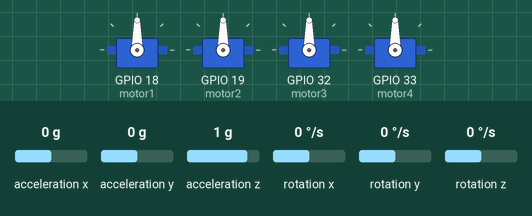
Bench run of a sketch on a simulated ESP32. On the bench: 4 × servo. Wiring (inferred from the names in the program): MPU-6050 motion sensor at I2C address 0x68. The inputs (shaded band) are chosen by the test bench; at power-on: acceleration x 0 g, acceleration y 0 g, acceleration z 1 g, rotation x 0 °/s, rotation y 0 °/s, rotation z 0 °/s. Nothing arrives over Bluetooth unless stated; what the sketch prints to the serial monitor is not drawn.

Above: at 0.1 s.
At 2.7 s:
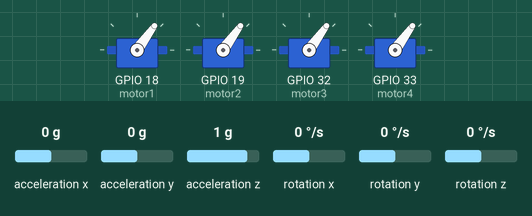
Timing chart, 0 to 4.2 s (numbered marks = the images above):
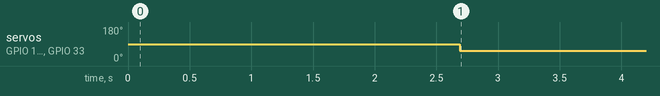

Measured:
- by itself, servo on GPIO 18 (motor1), servo on GPIO 19 (motor2), servo on GPIO 32 (motor3), servo on GPIO 33 (motor4): 90° → 54° at 2.7 s

The sketch:

CANSAT_CONTROL_BL_Kalman.ino
```cpp
#include <ESP32Servo.h>
#include <analogWrite.h>
#include <ESP32Tone.h>
#include <ESP32PWM.h>
#include <Wire.h> // I2C 통신에 필요한 헤더파일 (ESP32와 MPU6050 사이의 통신)
#include "BluetoothSerial.h" // 블루투스 통신에 필요한 헤더파일

#define MPU6050_ADDR 0x68
#define ACCEL_XOUT_H 0x3B
#define GYRO_XOUT_H 0x43
#define RAD_TO_DEG 57.2958

Servo motor1;
Servo motor2;
Servo motor3;
Servo motor4;

BluetoothSerial SerialBT;

int16_t AcX, AcY, AcZ;

int16_t GyX, GyY;
double dt, currentTime, previousTime;
double AngleX = 0, AngleY = 0;
double AngleX_ac, AngleY_ac;
double GyXrate, GyYrate;

// Kalman Filter Variables for X
double biasX = 0;
double P_X[2][2] = {{0,0},{0,0}};

// Kalman Filter Variables for Y
double biasY = 0;
double P_Y[2][2] = {{0,0},{0,0}};

double Q_angle = 0.001;
double Q_bias = 0.003;
double R_measure = 0.03;

void setup() {
  // put your setup code here, to run once:
  Serial.begin(9600);
  SerialBT.begin("CANSAT");//SerialBT.begin 함수 호출, 블루투스 디바이스 이름 Kocolabs Drone으로 설정

  Wire.begin(); // Wire.begin 함수 호출
  Wire.setClock(400000); // I2C 통신속도 설정 100000(standard) or 400000(fast)으로 설정가능

  Wire.beginTransmission(0x68); // 0x68번지 값을 갖는 MPU6050과 I2C 통신시작
  Wire.write(0x6b);
  Wire.write(0x0); // MPU6050을 깨움
  Wire.endTransmission(true); // 통신 종료

  // motor에 디지털 핀 할당
  motor1.attach(18);
  motor2.attach(19);
  motor3.attach(32);
  motor4.attach(33);
}

int start=0; //초기 start = 0으로 설정

double kalmanFilter(double newAngle, double newRate, double dt, double bias, double P[2][2]) {
  // Discrete Kalman filter time update equations
  double Angle = newAngle + dt * (newRate - bias);
  P[0][0] += dt * (dt*P[1][1] - P[0][1] - P[1][0] + Q_angle);
  P[0][1] -= dt * P[1][1];
  P[1][0] -= dt * P[1][1];
  P[1][1] += Q_bias * dt;

  // Measurement update equations
  double S = P[0][0] + R_measure; // Estimate error
  double K[2]; // Kalman gain
  K[0] = P[0][0] / S;
  K[1] = P[1][0] / S;

  double y = newAngle - Angle; // Angle difference

  // Calculate angle and bias
  Angle += K[0] * y;
  bias += K[1] * y;

  // Calculate estimation error covariance
  double P00_temp = P[0][0];
  double P01_temp = P[0][1];

  P[0][0] -= K[0] * P00_temp;
  P[0][1] -= K[0] * P01_temp;
  P[1][0] -= K[1] * P00_temp;
  P[1][1] -= K[1] * P01_temp;

  return Angle;
}

void loop() {
 unsigned long startMicros = micros();
 //가속도 센서 값 읽기
 Wire.beginTransmission(0x68);
 Wire.write(ACCEL_XOUT_H);
 Wire.endTransmission(false);
 Wire.requestFrom(MPU6050_ADDR, 6, true);
 int16_t AcX = Wire.read() << 8 | Wire.read();
 int16_t AcY = Wire.read() << 8 | Wire.read();
 int16_t AcZ = Wire.read() << 8 | Wire.read();


 //자이로 값 받아오기
 Wire.beginTransmission(0x68);
 Wire.write(0x43);
 Wire.endTransmission(false);
 Wire.requestFrom(0x68,6,true);//MPU6050의 0x43번지부터 시작하는 자이로센서 값이 저장됨. (순서대로 XH,XL,YH,YL,ZH,ZL)
 int16_t GyXH = Wire.read();
 int16_t GyXL = Wire.read();
 int16_t GyYH = Wire.read();
 int16_t GyYL = Wire.read(); // 순서대로 회전각속도(자이로 센서가 읽어내는 값)을 저장함.
 int16_t GyX = GyXH <<8 |GyXL;
 int16_t GyY = GyYH <<8 |GyYL; //ZH값을 상위 8비트에, ZL값을 하위 8비트에 넣어 GyZ값에 저장함.

  static int32_t GyXSum=0, GyYSum=0; //32비트 정적변수 선언 GyXSum 은 GyX값을 1000번 더해 저장할 변수
  static double GyXOff=0.0, GyYOff=0.0; // GyY의 평균값을  저장할 정적 실수 변수 GyXOff 선언
  static int cnt_sample=1000;
  if(cnt_sample>0) {
    GyXSum += GyX; GyYSum += GyY; //cnt_sample>0 일동안 자이로 값을 GyXSum에 저장함 (1000번)
    cnt_sample --;
    if(cnt_sample ==0) {
      GyXOff= GyXSum /1000.0;
      GyYOff= GyYSum /1000.0;
    }
    delay(1);
    return;// 루프함수의 처음으로 돌아감
  }

  double GyXD =GyX-GyXOff; //GyXD=0에 가까운 자이로 값 (회전하지 않을 때의 자이로값을 0에 가깝도록 보정한것)
  double GyYD =GyY-GyYOff;

  double GyXR =GyXD /131;
  double GyYR =GyYD /131; //회전각속도 GyXR=GyXD/131을 구함

  currentTime = micros();
  dt = (double)(currentTime - previousTime) / 1000000; // Convert to seconds
  previousTime = currentTime; //주기 dt 구함

  // 가속도 센서에서 각도 계산
  AngleX_ac = atan2(-AcY, sqrt(AcX * AcX + AcZ * AcZ)) * RAD_TO_DEG;
  AngleY_ac = atan2(-AcX, sqrt(AcY * AcY + AcZ * AcZ)) * RAD_TO_DEG;

  // 자이로스코프에서 각도 계산
  GyXrate = GyX / 131.0;
  GyYrate = GyY / 131.0;

  // Apply the Kalman Filter for both axes
  AngleX = -kalmanFilter(AngleX_ac, GyXrate, dt, biasX, P_X);
  AngleY = kalmanFilter(AngleY_ac, GyYrate, dt, biasY, P_Y); //회전각속도*주기를 통해 현재 각도를 구함

  static double tAngleX=0.0,tAngleY=0.0;//목표각도=0.0
  double eAngleX=AngleX-tAngleX;
  double eAngleY=AngleY-tAngleY; //목표회전각도=현재각도-목표각도
  double Kp=20;// P gain (각도제어 증폭)
  double BalX = Kp *eAngleX;
  double BalY = Kp *eAngleY;

  double Kd=10;

  static int cnt_stable = 0;

  if(abs(AngleX) <= 7 && abs(AngleY) <= 7) {
    cnt_stable++;
  } else {
    cnt_stable = 0;
    Kp = 20;
    Kd = 10;
  }

  // stable 모드 돌입
  if(cnt_stable >= 5) {
    Kp = 2;
    Kd = 2;
  }

  BalX += Kd*GyXR;
  BalY += Kd*GyYR;
  if(start==0) BalX=BalY=0.0; //약 100~500 오더

 if(SerialBT.available()>0) {
  while(SerialBT.available()>0){
  char userInput =SerialBT.read();
  if(userInput >='1'&& userInput <='9') {
    start=1;
    }
  if(userInput =='0') {
    start=0;
    }
  }
 }

double speedA= 1100+BalX;
double speedB= 1100-BalY;
double speedC= 1100-BalX;
double speedD= 1100+BalY; // 쓰로틀에 힘 분배

int iSpeedA= constrain((int)speedA, 1100, 1800);
int iSpeedB= constrain((int)speedB, 1100, 1800);
int iSpeedC= constrain((int)speedC, 1100, 1800);
int iSpeedD= constrain((int)speedD, 1100, 1800); //스피드의 범위를 1100에서 1800으로 제한함

motor1.writeMicroseconds(iSpeedA);
motor2.writeMicroseconds(iSpeedB);
motor3.writeMicroseconds(iSpeedC);
motor4.writeMicroseconds(iSpeedD);

// debug
//Serial.print("각도,각속도");
//Serial.print(AngleX);
//Serial.print(',');
//Serial.println(AngleY);
//Serial.print(',');
//Serial.print(GyXR);
//Serial.print(',');
//Serial.print(GyYR);
//Serial.print(" 밸런스값");
//Serial.print(BalX);
//Serial.print(',');
//Serial.print(BalY);
//Serial.print(" 스피드");
//Serial.print(iSpeedA);
//Serial.print(',');
//Serial.print(iSpeedB);
//Serial.print(',');
//Serial.print(iSpeedC);
//Serial.print(',');
//Serial.print(iSpeedD);
//Serial.print(',');
//Serial.print(Kp);
//Serial.print(',');
//Serial.print(Kd);
//Serial.print(',');
//Serial.println(start);
delay(100);

unsigned long endMicros = micros();
Serial.println(endMicros - startMicros);
}
```
